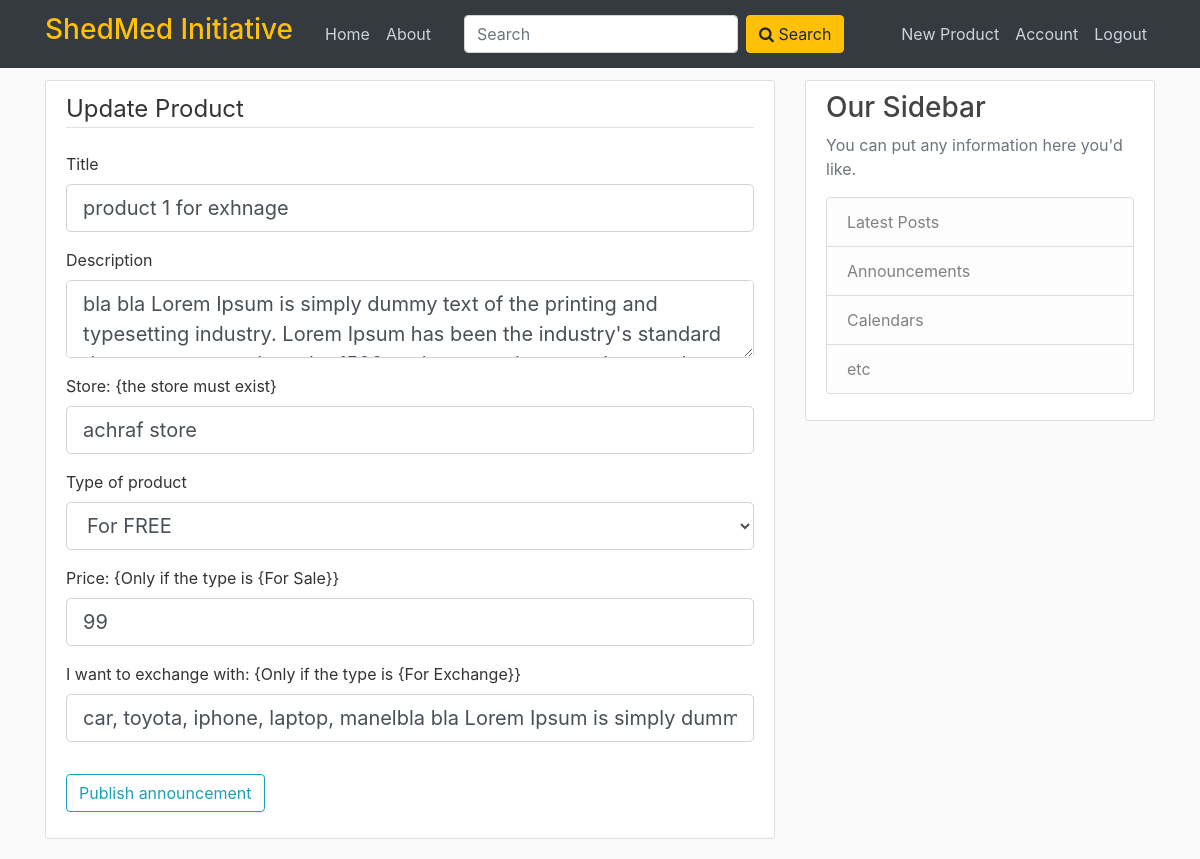
/product/1/update (signed in), run on an earlier commit of the app's database.
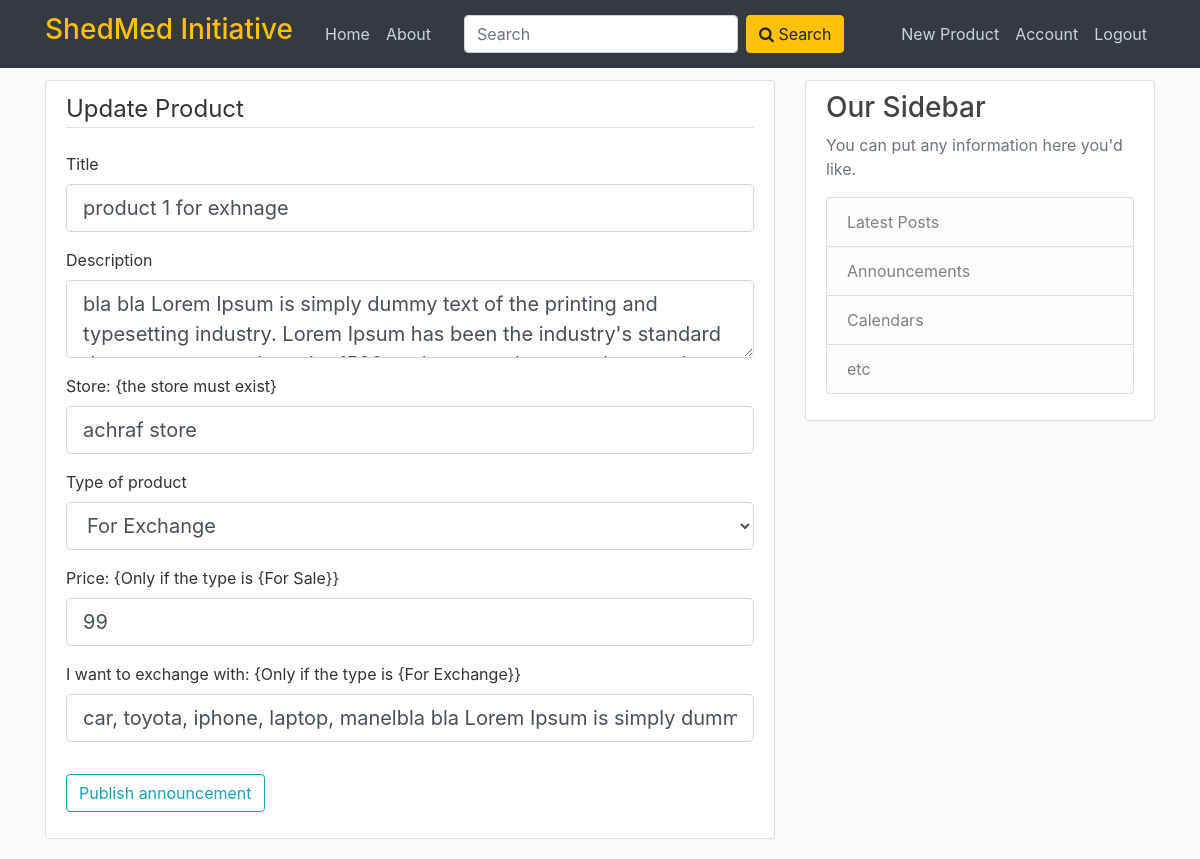
And on a later commit of the database.
### flaskblog/models.py (models this page shows, shortened)
class Product(db.Model):
    id = db.Column(db.Integer, primary_key=True)
    title = db.Column(db.String(100), nullable=False)
    date_posted = db.Column(db.DateTime, nullable=False, default=datetime.utcnow)
    content = db.Column(db.Text, nullable=False)
    user_id = db.Column(db.Integer, db.ForeignKey('user.id'), nullable=False)
    store_id = db.Column(db.Integer, db.ForeignKey('store.id'), nullable=True)
    image_product = db.Column(db.String(20), nullable=False, default='defaultProduct.jpg')
    type = db.Column(db.String, nullable=False)
    price = db.Column(db.Integer, nullable=True)  # we should give a price when we choose a product for sale
    exchangeList = db.Column(db.String,
                             nullable=True)  # we should give a list of exchange when we choose a product for exchange.

### flaskblog/routes.py (the view)
@app.route("/product/<int:product_id>/update", methods=['GET', 'POST'])
@login_required
def update_product(product_id):
    product = Product.query.get_or_404(product_id)
    if product.owner != current_user:
        abort(403)
    form = ProductForm()
    if form.validate_on_submit():
        product.title = form.title.data
        product.content = form.content.data
        product.store = Store.query.filter_by(name=form.store.data).first()
        product.type = form.type.data
        product.price = form.price.data
        product.exchangeList = form.exchangeList.data
        db.session.commit()
        flash('Your product announcement has been updated!', 'success')
        return redirect(url_for('product', product_id=product.id))
    elif request.method == 'GET':
        form.title.data = product.title
        form.content.data = product.content
        form.type.data = product.type
        form.store.data = product.store.name
        form.price.data = product.price
        form.exchangeList.data = product.exchangeList
    return render_template('create_product.html', title='Update Product', form=form, legend='Update Product')

### flaskblog/forms.py
class ProductForm(FlaskForm):
    title = StringField('Title', validators=[DataRequired()])
    content = TextAreaField('Description', validators=[DataRequired()])
    store = StringField('Store: {the store must exist}', validators=[DataRequired()])
    type = SelectField('Type of product', choices=[('for free', 'For FREE'), ('for sale', 'For Sale'), ('for exchange', 'For Exchange')], validators=[DataRequired()])
    price = StringField('Price: {Only if the type is {For Sale}}')
    exchangeList = StringField('I want to exchange with: {Only if the type is {For Exchange}}')
    submit = SubmitField('Publish announcement')

### flaskblog/models.py (called while the page is built)
@login_manager.user_loader
def load_user(user_id):
    return User.query.get(int(user_id))

### flaskblog/templates/create_product.html (shortened to what this page needs)
{% extends "layout.html" %}
{% block content %}
<div class="content-section">
    <form method="POST" action="">
        <fieldset class="form-group">
            <legend class="border-bottom mb-4">{{ legend }}</legend>
            <div class="form-group">
                {{ form.title.label(class="form-control-label") }}
                {% if form.title.errors %}
                    {{ form.title(class="form-control form-control-lg is-invalid") }}
                    <div class="invalid-feedback">
                        {% for error in form.title.errors %}
                            <span>{{ error }}</span>
                        {% endfor %}
                    </div>
                {% else %}
                    {{ form.title(class="form-control form-control-lg") }}
                {% endif %}
            </div>
            <div class="form-group">
                {{ form.content.label(class="form-control-label") }}
                {% if form.content.errors %}
                    {{ form.content(class="form-control form-control-lg is-invalid") }}
                    <div class="invalid-feedback">
                        {% for error in form.content.errors %}
                            <span>{{ error }}</span>
                        {% endfor %}
                    </div>
                {% else %}
                    {{ form.content(class="form-control form-control-lg") }}
                {% endif %}
            </div>
            <div class="form-group">
                {{ form.store.label(class="form-control-label") }}
                {% if form.store.errors %}
                    {{ form.storet(class="form-control form-control-lg is-invalid") }}
                    <div class="invalid-feedback">
                        {% for error in form.store.errors %}
                            <span>{{ error }}</span>
                        {% endfor %}
                    </div>
                {% else %}
                    {{ form.store(class="form-control form-control-lg") }}
                {% endif %}
            </div>
            <div class="form-group">
                {{ form.type.label(class="form-control-label") }}
                {% if form.type.errors %}
                    {{ form.type(class="form-control form-control-lg is-invalid") }}
                    <div class="invalid-feedback">
                        {% for error in form.type.errors %}
                            <span>{{ error }}</span>
                        {% endfor %}
                    </div>
                {% else %}
                    {{ form.type(class="form-control form-control-lg") }}
                {% endif %}
            </div>
            <div class="form-group">
                {{ form.price.label(class="form-control-label") }}
                {% if form.price.errors %}
                    {{ form.price(class="form-control form-control-lg is-invalid") }}
                    <div class="invalid-feedback">
                        {% for error in form.price.errors %}
                            <span>{{ error }}</span>
                        {% endfor %}
                    </div>
                {% else %}
                    {{ form.price(class="form-control form-control-lg") }}
                {% endif %}
            </div>
            <div class="form-group">
                {{ form.exchangeList.label(class="form-control-label") }}
                {% if form.exchangeList.errors %}
                    {{ form.exchangeList(class="form-control form-control-lg is-invalid") }}
                    <div class="invalid-feedback">
                        {% for error in form.exchangeList.errors %}
                            <span>{{ error }}</span>
                        {% endfor %}
                    </div>
                {% else %}
                    {{ form.exchangeList(class="form-control form-control-lg") }}
                {% endif %}
            </div>
        </fieldset>
        <div class="form-group">
            {{ form.submit(class="btn btn-outline-info") }}
        </div>
    </form>
</div>
{% endblock content %}

What changed in the data, as far as the page shows it:
changed Product "product 1 for exhnage": type "For FREE" → "For Exchange"
